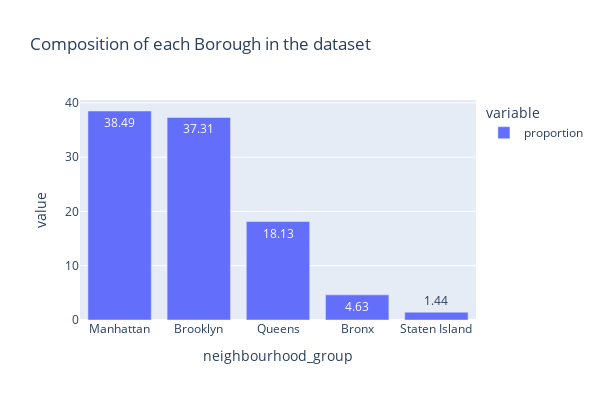

The notebook cell saved with this chart:
### Code cell
fig = px.bar(
    boroughs_total,
    text_auto = True,
    title = 'Composition of each Borough in the dataset'
)

fig.update_layout(
    height = 400, 
    width = 600
)
fig.show()

### Figure 1 — Plotly figure (JSON) as saved in the notebook; plotly's stock layout.template omitted (floating-point values rounded to 4 significant figures)
{"data": [{"alignmentgroup": "True", "hovertemplate": "variable=proportion<br>neighbourhood_group=%{x}<br>value=%{y}<extra></extra>", "legendgroup": "proportion", "marker": {"color": "#636efa", "pattern": {"shape": ""}}, "name": "proportion", "offsetgroup": "proportion", "orientation": "v", "showlegend": true, "textposition": "auto", "texttemplate": "%{y}", "type": "bar", "x": ["Manhattan", "Brooklyn", "Queens", "Bronx", "Staten Island"], "xaxis": "x", "y": [38.49, 37.31, 18.13, 4.63, 1.44], "yaxis": "y"}], "layout": {"barmode": "relative", "height": 400, "legend": {"title": {"text": "variable"}, "tracegroupgap": 0}, "title": {"text": "Composition of each Borough in the dataset"}, "width": 600, "xaxis": {"anchor": "y", "domain": [0, 1], "title": {"text": "neighbourhood_group"}}, "yaxis": {"anchor": "x", "domain": [0, 1], "title": {"text": "value"}}}}
